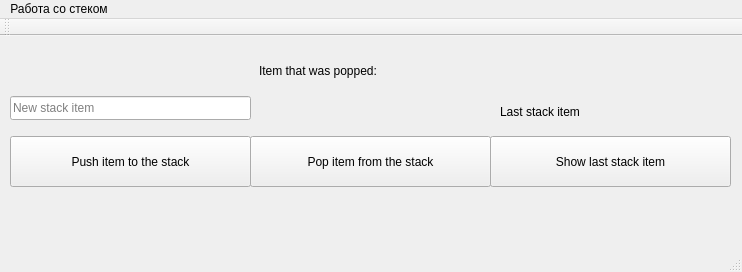
<?xml version="1.0" encoding="UTF-8"?>
<ui version="4.0">
 <class>MainWindow</class>
 <widget class="QMainWindow" name="MainWindow">
  <property name="geometry">
   <rect>
    <x>0</x>
    <y>0</y>
    <width>742</width>
    <height>272</height>
   </rect>
  </property>
  <property name="windowTitle">
   <string>Stack tool</string>
  </property>
  <widget class="QWidget" name="centralWidget">
   <widget class="QLabel" name="stackValueLabel">
    <property name="geometry">
     <rect>
      <x>500</x>
      <y>50</y>
      <width>201</width>
      <height>51</height>
     </rect>
    </property>
    <property name="text">
     <string>Last stack item</string>
    </property>
   </widget>
   <widget class="QPushButton" name="pushStackItemBtn">
    <property name="geometry">
     <rect>
      <x>10</x>
      <y>100</y>
      <width>241</width>
      <height>51</height>
     </rect>
    </property>
    <property name="text">
     <string>Push item to the stack</string>
    </property>
   </widget>
   <widget class="QPushButton" name="popStackItemBtn">
    <property name="geometry">
     <rect>
      <x>250</x>
      <y>100</y>
      <width>241</width>
      <height>51</height>
     </rect>
    </property>
    <property name="text">
     <string>Pop item from the stack</string>
    </property>
   </widget>
   <widget class="QLineEdit" name="stackTextInput">
    <property name="geometry">
     <rect>
      <x>10</x>
      <y>60</y>
      <width>241</width>
      <height>24</height>
     </rect>
    </property>
    <property name="placeholderText">
     <string>New stack item</string>
    </property>
   </widget>
   <widget class="QPushButton" name="outputLastStackItem">
    <property name="geometry">
     <rect>
      <x>490</x>
      <y>100</y>
      <width>241</width>
      <height>51</height>
     </rect>
    </property>
    <property name="text">
     <string>Show last stack item</string>
    </property>
   </widget>
   <widget class="QLabel" name="poppedItemLabel">
    <property name="geometry">
     <rect>
      <x>260</x>
      <y>60</y>
      <width>221</width>
      <height>31</height>
     </rect>
    </property>
    <property name="text">
     <string/>
    </property>
   </widget>
   <widget class="QLabel" name="label">
    <property name="geometry">
     <rect>
      <x>259</x>
      <y>19</y>
      <width>211</width>
      <height>31</height>
     </rect>
    </property>
    <property name="text">
     <string>Item that was popped:</string>
    </property>
   </widget>
  </widget>
  <widget class="QMenuBar" name="menuBar">
   <property name="geometry">
    <rect>
     <x>0</x>
     <y>0</y>
     <width>742</width>
     <height>22</height>
    </rect>
   </property>
   <widget class="QMenu" name="menu">
    <property name="title">
     <string>Работа со стеком</string>
    </property>
   </widget>
   <addaction name="menu"/>
  </widget>
  <widget class="QToolBar" name="mainToolBar">
   <attribute name="toolBarArea">
    <enum>TopToolBarArea</enum>
   </attribute>
   <attribute name="toolBarBreak">
    <bool>false</bool>
   </attribute>
  </widget>
  <widget class="QStatusBar" name="statusBar"/>
 </widget>
 <layoutdefault spacing="6" margin="11"/>
 <resources/>
 <connections/>
</ui>
